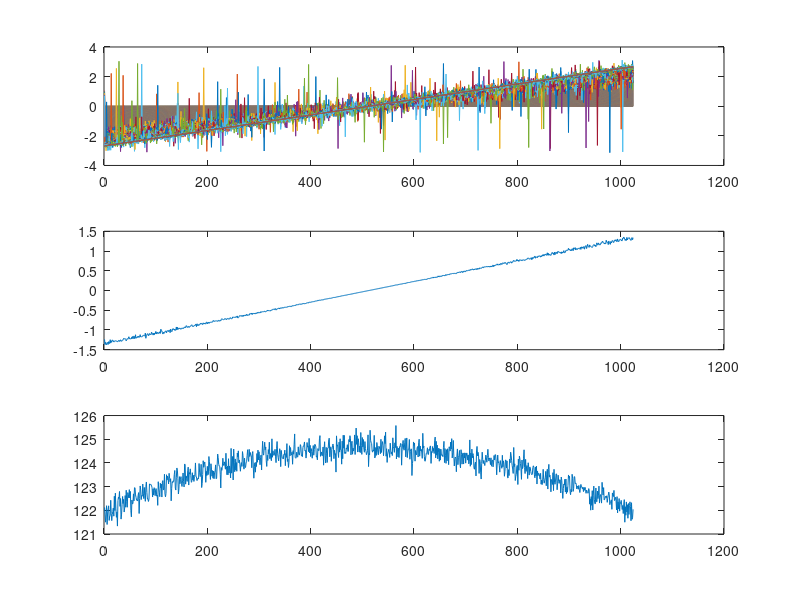

Source code (MATLAB):
n_bits_fft = 11;

delay_initial = 0.0;
delay_delta = 0.000001; %sample/sample

sampling_rate = 1712000000;
t_acc = sampling_rate/1000; 
n_spectra = floor(t_acc/(2^n_bits_fft))

spec_len = 2^n_bits_fft;

table_size = 2^13; %phase lookups
cos_table = cos(2*pi.*[0:table_size-1]./table_size);
sin_table = sin(2*pi.*[0:table_size-1]./table_size);

%indices for polynomial calculation
x = [-(spec_len/2)/2:1:(spec_len/2)/2-1]/(spec_len/2);

signal = randn(n_spectra*spec_len,1);
fft_signal = fft(reshape(signal, spec_len, n_spectra), spec_len);
padding = randn(floor(delay_initial),1);
padding_signal = [padding; signal];

delay_delta_inc = delay_delta * spec_len;
delays = delay_initial + delay_delta_inc .* [0:n_spectra-1];

signal_cd = zeros(spec_len, n_spectra);
signal_delayed = zeros(spec_len, n_spectra);
phases = zeros(spec_len/2, n_spectra);

for n = 0:n_spectra-1,
	%the delay for this spectrum
	delay = delays(n+1);
	cd = floor(delay);
        %coarse delays
	delay_samples = cd - floor(delay_initial);
	spectrum_cd = padding_signal((n*spec_len)-delay_samples+1:((n+1)*spec_len)-delay_samples, 1);
	signal_cd(:, n+1) = spectrum_cd;
	%fine delays 
	fd = mod(delay, 1);
	slope = -1*fd;
	%reference the delay to the centre of the band	
	offset = mod(cd,4)/2;
	y = x.*slope + offset;
	%convert from fraction to index
	indices = mod(round(y.*table_size/2)+table_size, table_size);
	phases(:, n+1) = complex(cos_table(indices+1), sin_table(indices+1));
end 

spectra_cd = fft(signal_cd, spec_len);
spectra_cd_fd = spectra_cd(1:spec_len/2,:).*phases;

cross_cd = fft_signal(1:spec_len/2,:) .* conj(spectra_cd(1:spec_len/2,:));
cross_cd_fd = fft_signal(1:spec_len/2,:) .* conj(spectra_cd_fd);

%subplot(2,1,1); plot(mod(angle(cross_cd),pi));
%size(cross_cd_fd)
subplot(3,1,1), plot(angle(cross_cd_fd));
subplot(3,1,2), plot(angle(sum(cross_cd_fd,2)));
subplot(3,1,3); plot(20*log10(abs(sum(cross_cd_fd,2))));

